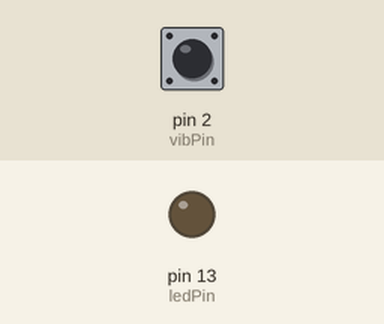
Simulated run of this sketch. Board: Arduino Uno, built with avr-gcc and run on an emulated ATmega328P. On the bench: output pins drawn as LEDs (lit = HIGH). The inputs (shaded band) are chosen by the test bench; at power-on: pin 2 (vibPin) HIGH.

Above: at 1.2 s.
1.3 s: pin 2 (vibPin) pulled LOW for 0.15 s
At 1.7 s:
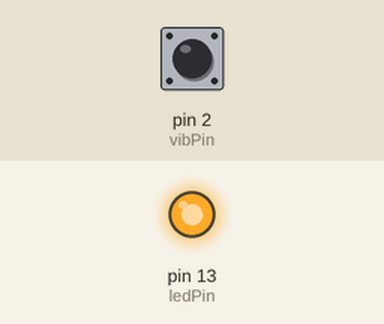
3.3 s: pin 2 (vibPin) pulled LOW for 3.2 s
At 8.0 s:
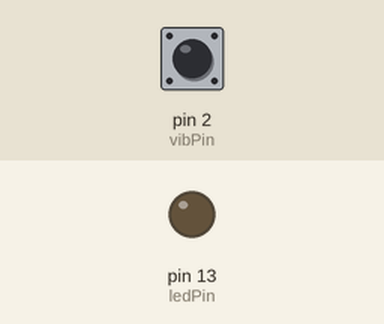
Timing chart, 0 to 9.5 s (numbered marks = the images above; inputs shaded):
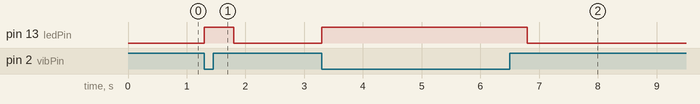

Measured:
- after the input at 1.3 s, pin 13 (ledPin): LOW → HIGH at once, → LOW 0.50 s later
- after the input at 3.3 s, pin 13 (ledPin): LOW → HIGH at once, → LOW 3.5 s later

The sketch:

09_Vibration_Detector.ino
```cpp
/*
  09_Vibration_Detector
  震动检测：敲击桌子，灯光亮起
*/

int vibPin = 2; // 震动传感器
int ledPin = 13;

void setup() {
  pinMode(ledPin, OUTPUT);
  pinMode(vibPin, INPUT_PULLUP);
}

void loop() {
  // 震动传感器平时通常是断开或连通的 (取决于型号)
  // 震动瞬间，状态会快速改变
  int val = digitalRead(vibPin);

  // 假设震动会让它瞬间连通 (LOW)
  if (val == LOW) {
    digitalWrite(ledPin, HIGH);
    delay(500); // 亮半秒，让我们能看清楚
  } else {
    digitalWrite(ledPin, LOW);
  }
}
```
